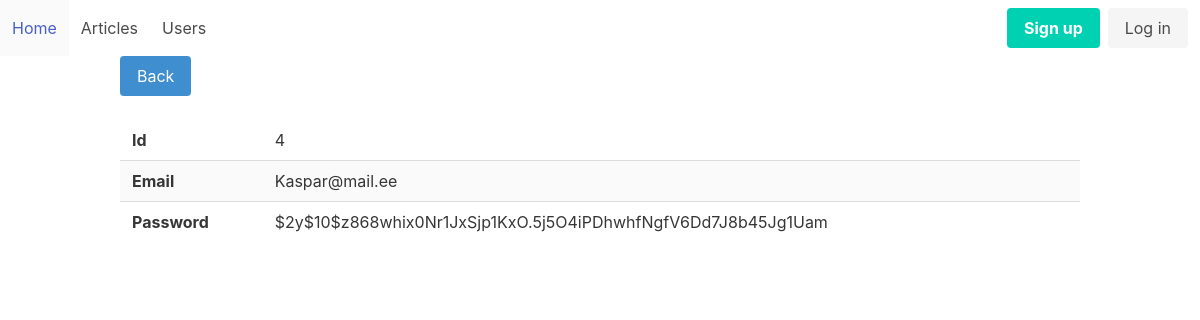
Page /admin/users/viwe?id=4 on the committed database.
### tables this page shows
CREATE TABLE users
(
    id       integer
        primary key autoincrement,
    email    text not null
        unique,
    password text not null
);

### helpers.php (called while the page is built, shortened)
<?php
function view($viewName, $vars = []){
    extract($vars);
    include __DIR__ . "/views/$viewName.php";
}

### src/Controllers/UserController.php (called while the page is built, shortened)
<?php
class UserController {
    public function show(){
        $id = $_GET['id'];
        $user = User::find($id);
        view('users/viwe', compact('user'));
    }
}

### src/DB.php (called while the page is built, shortened)
<?php
class DB {
    private $conn;
    public function __construct()
    {
        try {
            $this->conn = new PDO("sqlite:db.sqlite");
            $this->conn->setAttribute(PDO::ATTR_ERRMODE, PDO::ERRMODE_EXCEPTION);
        } catch(PDOException $e) {
            echo "Connection failed: " . $e->getMessage();
        }
    }
    public function find($table,$class,$id){
        $stmt = $this->conn->prepare("SELECT * FROM  $table WHERE id=$id");
        $stmt->execute();
        $stmt->setFetchMode(PDO::FETCH_CLASS, $class);
        return $stmt->fetch();
    }
}

### src/Models/Model.php (called while the page is built, shortened)
<?php
class Model{
    public static $table;
    public static function find($id){
        $db = new DB();
        return $db->find(static::$table, static::class,$id);
    }
}

### views/users/viwe.php (the view)
<?php include __DIR__ . '/../pars/header.php'; ?>
<div class="container">
    <div class="buttons has-addons">
        <a class="button is-info" href="/admin/users">Back</a>
    </div>
    <table class="table is-striped is-fullwidth">
        <tbody>
        	<tr>
                <th>Id</th>
                <td><?=$user->id?></td>
            </tr>
            <tr>
                <th>Email</th>
                <td><?=$user->email?></td>
            </tr>
            <tr>
                <th>Password</th>
                <td><?=$user->password?></td>
            </tr>
        </tbody>
    </table>
</div>
<?php include __DIR__ . '/../pars/footer.php'; ?>

### rows in the picture
users: id "4", email "Kaspar@mail.ee", password "$2y$10$z868whix0Nr1JxSjp1KxO.5j5O4iPDhwhfNgfV6Dd7J8b45Jg1Uam"
